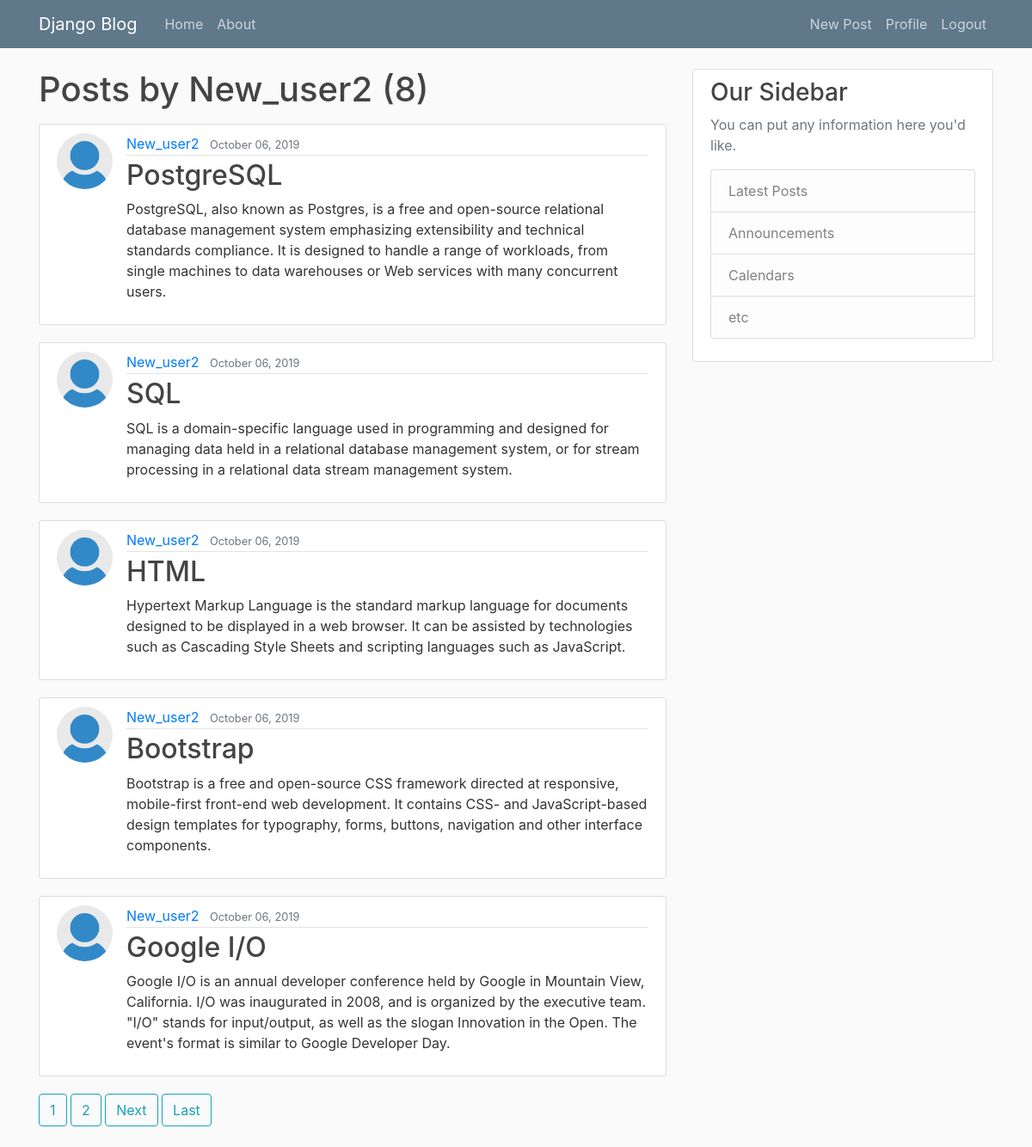
Page /user/New_user2 (signed in) on the committed database.
### blog/models.py (models this page shows, shortened)
class Post(models.Model):
    title = models.CharField(max_length=100)
    content = models.TextField()
    date_posted = models.DateTimeField(default = timezone.now)
    author = models.ForeignKey(User, on_delete=models.CASCADE)

### users/models.py (models this page shows, shortened)
class Profile(models.Model):
    user = models.OneToOneField(User, on_delete=models.CASCADE)
    image = models.ImageField(default = 'default.jpg', upload_to='profile_pics')

### blog/views.py (the view)
# urls.py: path('user/<str:username>',UserPostListView.as_view(), name='user-posts'),
class UserPostListView(ListView):
    model = Post
    template_name = 'blog/user_posts.html'
    context_object_name = 'posts'
    paginate_by = 5
    def get_queryset(self):
        user = get_object_or_404(User, username=self.kwargs.get('username'))
        return Post.objects.filter(author=user).order_by('-date_posted')

### blog/templates/blog/user_posts.html (shortened to what this page needs)
{% extends "blog/base.html" %}
{% block content %}
        <h1 class="mb-3">Posts by {{ view.kwargs.username }} ({{ page_obj.paginator.count }})</h1>
        {% for post in posts %}
        <article class="media content-section">
            <img class="rounded-circle article-img" src="{{ post.author.profile.image.url }}">
            <div class="media-body">
                <div class="article-metadata">
                    <a class="mr-2" href="#">{{ post.author }}</a>
                    <small class="text-muted">{{ post.date_posted|date:"F d, Y" }}</small>
                </div>
                  <h2><a class="article-title" href="{% url 'post-detail' post.id %}">{{ post.title }}</a></h2>
                  <p class="article-content">{{ post.content }}</p>
            </div>
        </article>
        {%endfor%}
        {% if is_paginated %}
            {% for num in page_obj.paginator.page_range %}
                {% if page_obj == num %}
                    <a class="btn btn-info mb-4" href="?page={{ num }}">{{ num }}</a>
                {% elif num > page_obj.number|add:'-3'  and  num < page_obj.number|add:'3' %}
                    <a class="btn btn-outline-info mb-4" href="?page={{ num }}">{{ num }}</a>
                {% endif %}
            {% endfor %}
            {% if page_obj.has_next %}
                <a class="btn btn-outline-info mb-4" href ="?page={{ page_obj.next_page_number }}">Next</a>
                <a class="btn btn-outline-info mb-4" href="?page={{ page_obj.paginator.num_pages }}">Last</a>
            {% endif %}
        {% endif %}
{% endblock content %}

### blog/static/blog/main.css (style rules this page uses)
body { background: #fafafa; color: #333333; margin-top: 5rem; }
h1, h2, h3, h4, h5, h6 { color: #444444; }
.content-section { background: #ffffff; padding: 10px 20px; border: 1px solid #dddddd; border-radius: 3px; margin-bottom: 20px; }
.article-title { color: #444444; }
.article-content { white-space: pre-line; }
.article-img { height: 65px; width: 65px; margin-right: 16px; }
.article-metadata { padding-bottom: 1px; margin-bottom: 4px; border-bottom: 1px solid #e3e3e3 }

### rows in the picture
Post: author.profile.image (placeholder picture), author "New_user2", date_posted "October 06, 2019", title "PostgreSQL", content "PostgreSQL, also known as Postgres, is a free and open-source relational database management system emphasizing extensibility and technical standards compliance. It is designed to handle a range of workloads, from single machines to data warehouses or Web services with many concurrent users."
Post: author.profile.image (placeholder picture), author "New_user2", date_posted "October 06, 2019", title "SQL", content "SQL is a domain-specific language used in programming and designed for managing data held in a relational database management system, or for stream processing in a relational data stream management system."
Post: author.profile.image (placeholder picture), author "New_user2", date_posted "October 06, 2019", title "HTML", content "Hypertext Markup Language is the standard markup language for documents designed to be displayed in a web browser. It can be assisted by technologies such as Cascading Style Sheets and scripting languages such as JavaScript."
Post: author.profile.image (placeholder picture), author "New_user2", date_posted "October 06, 2019", title "Bootstrap", content "Bootstrap is a free and open-source CSS framework directed at responsive, mobile-first front-end web development. It contains CSS- and JavaScript-based design templates for typography, forms, buttons, navigation and other interface components."
Post: author.profile.image (placeholder picture), author "New_user2", date_posted "October 06, 2019", title "Google I/O", content "Google I/O is an annual developer conference held by Google in Mountain View, California. I/O was inaugurated in 2008, and is organized by the executive team. \"I/O\" stands for input/output, as well as the slogan Innovation in the Open. The event's format is similar to Google Developer Day."

### other values in the picture
{{ view.kwargs.username }} "New_user2"
{{ page_obj.paginator.count }} "8"
{{ num }} "1" "2"
